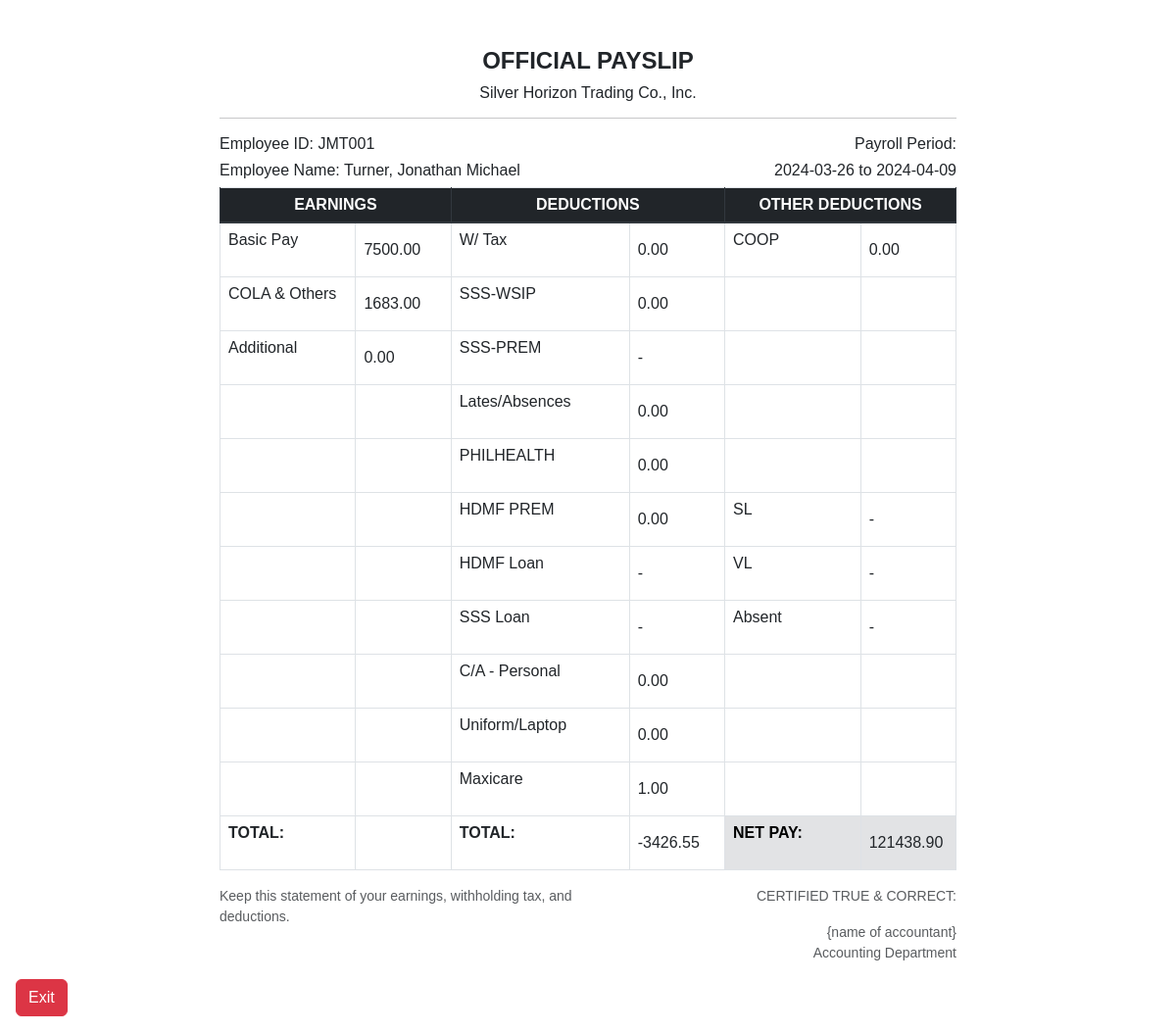
Screenshot of /payslip/1/1/ with the database file from the repository.
### payrollapp/models.py (models this page shows, shortened)
class Payslip_Transaction(models.Model):
    Transaction_ID = models.IntegerField(primary_key=True)
    Date_Distributed = models.DateField(blank=True, null=True)
    Start_Date = models.DateField(blank=True, null=True)
    End_Date = models.DateField(blank=True, null=True)
    Net_Pay = models.FloatField()
    Total_Deductions = models.FloatField()
    Absence_Deductions = models.FloatField()
    OT = models.FloatField()
    NightShift = models.FloatField()
    Holiday_Comp = models.FloatField()
    Employee_ID = models.ForeignKey(Employee, on_delete=models.CASCADE)
    SSS_Rate_ID = models.FloatField()
    PhilHealth_Rate_ID = models.FloatField()
    HDMF_Rate_ID = models.FloatField()
    WTAX_Rate_ID = models.FloatField()
    HMO_Rate_ID = models.FloatField()
    ULDeductions_Rate_ID = models.ForeignKey(UNIFORMLAPTOPDEDUCTIONS, on_delete=models.CASCADE)
    CA_Rate_ID = models.ForeignKey(CA, on_delete=models.CASCADE)
    COOP_Rate_ID = models.ForeignKey(COOP, on_delete=models.CASCADE)
    COLA_Rate_ID = models.ForeignKey(COLA, on_delete=models.CASCADE)
    AddtlEarning_Rate_ID = models.ForeignKey(ADDITIONAL_EARNINGS, on_delete=models.CASCADE)

class Employee(models.Model):
    Last_name = models.CharField(max_length=50)
    First_name = models.CharField(max_length=50)
    Middle_name = models.CharField(max_length=50, blank=True, null=True)
    id_number = models.CharField(max_length=6, primary_key=True)
    Status  = models.CharField(max_length=255)
    Department  = models.CharField(max_length=255)
    Role   = models.CharField(max_length=255)
    Join_Date = models.DateField(blank=True, null=True)
    Phone_Number = models.CharField(max_length=255)
    Email = models.CharField(max_length=255)
    BankNumber = models.CharField(max_length=255)
    Salary   = models.FloatField()
    Vacation_Leaves = models.IntegerField()
    Sick_Leaves = models.IntegerField()

class COOP(models.Model):
    COOP_ID = models.IntegerField(primary_key=True)
    COOP_Amount = models.IntegerField()

class COLA(models.Model):
    COLA_ID = models.IntegerField(primary_key=True)
    COLA_Amount = models.IntegerField()

class ADDITIONAL_EARNINGS(models.Model):
    AddtlEarning_ID = models.IntegerField(primary_key=True)
    Type = models.CharField(max_length=255)
    ADD_EARNINGS = models.IntegerField()

class CA(models.Model):
    CA_ID = models.IntegerField(primary_key=True)
    CA_Amount = models.IntegerField()

class UNIFORMLAPTOPDEDUCTIONS(models.Model):
    ULDeductions_ID = models.IntegerField(primary_key=True)
    Type = models.CharField(max_length=255)
    ULDeductions_Amount = models.IntegerField()

### payrollapp/views.py (the view)
# urls.py: path('payslip/<int:UID>/<str:TID>/', views.payslip, name='payslip'),
def payslip(request, UID, TID):
    user = get_object_or_404(USER_ACCOUNT, pk=UID)
    payrolls =  get_object_or_404(Payslip_Transaction, Transaction_ID=TID)#Swap to Payroll ID later
    employee = payrolls.Employee_ID
    name = employee.Last_name+', '+employee.First_name+' '+employee.Middle_name
    start = payrolls.Start_Date.strftime('%Y-%m-%d')
    end = payrolls.End_Date.strftime('%Y-%m-%d')
    return render(request, 'payrollapp/payslip.html', {'user':user, 'payrolls':payrolls, 'name':name, 'start':start, 'end':end})

### payrollapp/templates/payrollapp/payslip.html (shortened to what this page needs)
{% load static %}
{% load mathfilters %}
<html>
    <head>
        <link rel="stylesheet" href="https://cdn.jsdelivr.net/npm/bootstrap@4.0.0/dist/css/bootstrap.min.css">
        <link href="https://cdn.lineicons.com/4.0/lineicons.css" rel="stylesheet" />
        <link href="https://cdn.jsdelivr.net/npm/bootstrap@5.3.0-alpha3/dist/css/bootstrap.min.css" rel="stylesheet"
>
        <link rel="stylesheet" href="{% static '/bootstrap/css/style.css' %}">
        <link rel="stylesheet" href="https://fonts.cdnfonts.com/css/product-sans">
    </head>
    <div class="container mt-5" style="max-width: 800px; ">
    <div class="container">
        <div class="text-center">
            <h1><b>OFFICIAL PAYSLIP</b></h1>
            <h6>Silver Horizon Trading Co., Inc.</h6>
            <hr>
        </div>
        <div class="row">
            <div class="col-6">
                <h6>Employee ID: {{payrolls.Employee_ID.id_number}}</h6>
                <h6>Employee Name: {{name}}</h6>
            </div>
            <div class="col-6" style="text-align: right;">
                <h6>Payroll Period:</h6>
                <h6>{{start}} to {{end}}</h6>
            </div>
        </div>
        <div>
            <table class="table table-bordered">
                <thead class="thead-dark text-center">
                  <tr>
                    <th colspan="2" style="width:15%">EARNINGS</th>
                    <th colspan="2" style="width:15%">DEDUCTIONS</th>
                    <th colspan="2" style="width:15%">OTHER DEDUCTIONS</th>
                  </tr>
                </thead>
                <tbody>
                    <tr>
                        <td style="width:8%">Basic Pay</td>
                        <td style="width:7%"><input value='{{payrolls.Employee_ID.Salary|div:2|floatformat:2}}' readonly class="form-control-plaintext "></td>
                        <td style="width:8%">W/ Tax</td>
                        <td style="width:7%"><input value='{{payrolls.WTAX_Rate_ID|floatformat:2}}' readonly class="form-control-plaintext "></td>
                        <td style="width:8%">COOP</td>
                        <td style="width:7%"><input value='{{payrolls.COOP_Rate_ID.COOP_Amount|floatformat:2}}' readonly class="form-control-plaintext "></td>
                    </tr>
                    <tr>
                        <td style="width:8%">COLA & Others</td>
                        <td style="width:7%"><input value='{{payrolls.COLA_Rate_ID.COLA_Amount|add:payrolls.OT|add:payrolls.Holiday_Comp|floatformat:2}}' readonly class="form-control-plaintext "></td>
                        <td style="width:8%">SSS-WSIP</td>
                        <td style="width:7%"><input value='{{payrolls.SSS_Rate_ID|floatformat:2}}' readonly class="form-control-plaintext "></td>
                        <td style="width:8%"></td>
                        <td style="width:7%"></td>
                    </tr>
                    <tr>
                        <td style="width:8%">Additional</td>
                        <td style="width:7%"><input value='{{payrolls.AddtlEarning_Rate_ID.ADD_EARNINGS|floatformat:2}}' readonly class="form-control-plaintext "></td>
                        <td style="width:8%">SSS-PREM</td>
                        <td style="width:7%"><input value='-' readonly class="form-control-plaintext "></td>
                        <td style="width:8%"></td>
                        <td style="width:7%"></td>
                    </tr>
                    <tr>
                        <td style="width:8%"></td>
                        <td style="width:7%"></td>
                        <td style="width:8%">Lates/Absences</td>
                        <td style="width:7%"><input value='{{payrolls.Absence_Deductions|floatformat:2}}' readonly class="form-control-plaintext "></td>
                        <td style="width:8%"></td>
                        <td style="width:7%"></td>
                    </tr>
                    <tr>
                        <td style="width:8%"></td>
                        <td style="width:7%"></td>
                        <td style="width:8%">PHILHEALTH</td>
                        <td style="width:7%"><input value='{{payrolls.PhilHealth_Rate_ID|floatformat:2}}' readonly class="form-control-plaintext "></td>
                        <td style="width:8%"></td>
                        <td style="width:7%"></td>
                    </tr>
                    <tr>
                        <td style="width:8%"></td>
                        <td style="width:7%"></td>
                        <td style="width:8%">HDMF PREM</td>
                        <td style="width:7%"><input value='{{payrolls.HDMF_Rate_ID|floatformat:2}}' readonly class="form-control-plaintext "></td>
                        <td style="width:8%">SL</td>
                        <td style="width:7%"><input value='-' readonly class="form-control-plaintext "></td>
                    </tr>
                    <tr>
                        <td style="width:8%"></td>
                        <td style="width:7%"></td>
                        <td style="width:8%">HDMF Loan</td>
                        <td style="width:7%"><input value='-' readonly class="form-control-plaintext "></td>
                        <td style="width:8%">VL</td>
                        <td style="width:7%"><input value='-' readonly class="form-control-plaintext "></td>
                    </tr>
                    <tr>
                        <td style="width:8%"></td>
                        <td style="width:7%"></td>
                        <td style="width:8%">SSS Loan</td>
                        <td style="width:7%"><input value='-' readonly class="form-control-plaintext "></td>
                        <td style="width:8%">Absent</td>
                        <td style="width:7%"><input value=- readonly class="form-control-plaintext "></td>
                    </tr>
                    <tr>
                        <td style="width:8%"></td>
                        <td style="width:7%"></td>
                        <td style="width:8%">C/A - Personal</td>
                        <td style="width:7%"><input value='{{payrolls.CA_Rate_ID.CA_Amount|floatformat:2}}' readonly class="form-control-plaintext "></td>
                        <td style="width:8%"></td>
                        <td style="width:7%"></td>
                    </tr>
                    <tr>
                        <td style="width:8%"></td>
                        <td style="width:7%"></td>
                        <td style="width:8%">Uniform/Laptop</td>
                        <td style="width:7%"><input value='{{payrolls.ULDeductions_Rate_ID.ULDeductions_Amount|floatformat:2}}' readonly class="form-control-plaintext "></td>
                        <td style="width:8%"></td>
                        <td style="width:7%"></td>
                    </tr>
                    <tr>
                        <td style="width:8%"></td>
                        <td style="width:7%"></td>
                        <td style="width:8%">Maxicare</td>
                        <td style="width:7%"><input value='{{payrolls.HMO_Rate_ID|floatformat:2}}' readonly class="form-control-plaintext "></td>
                        <td style="width:8%"></td>
                        <td style="width:7%"></td>
                    </tr>
                    <tr>
                        <td style="width:8%"><b>TOTAL:</b></td>
                        <td style="width:7%"><input value='' readonly class="form-control-plaintext "></td>
                        <td style="width:8%"><b>TOTAL:</b></td>
                        <td style="width:7%"><input value='{{payrolls.Total_Deductions|floatformat:2}}' readonly class="form-control-plaintext "></td>
                        <td class="table-secondary" style="width:8%"><b>NET PAY:</b></td>
                        <td class="table-secondary" style="width:7%"><input value='{{payrolls.Net_Pay|floatformat:2}}' readonly class="form-control-plaintext "></td>
                    </tr>
                </tbody>
            </table>
        </div>
        <div class="row">
            <div class="col-6">
                <p><small class="text-muted">Keep this statement of your earnings, withholding tax, and deductions.</small></p>
            </div>
            <div class="col-6" style="text-align: right;">
                <p><small class="text-muted">CERTIFIED TRUE & CORRECT:</small></p>
                <small class="text-muted">{name of accountant}<br></small>
                <small class="text-muted">Accounting Department</small>
            </div>
        </div>
    </div>
    </div>
    <div class="back-button">
        <a class="btn btn-danger mx-3 my-3" href="{% url 'payroll_breakdown' UID=user.pk TID=payrolls.Transaction_ID %}" type="button">Exit</a>
    </div>
</html>

### rows the page displays
Payslip_Transaction: Employee_ID.id_number "JMT001", Employee_ID.Salary|div "7500.00", WTAX_Rate_ID "0.00", COOP_Rate_ID.COOP_Amount "0.00", COLA_Rate_ID.COLA_Amount|add "1683.00", SSS_Rate_ID "0.00", AddtlEarning_Rate_ID.ADD_EARNINGS "0.00", Absence_Deductions "0.00", PhilHealth_Rate_ID "0.00", HDMF_Rate_ID "0.00", CA_Rate_ID.CA_Amount "0.00", ULDeductions_Rate_ID.ULDeductions_Amount "0.00", HMO_Rate_ID "1.00", Total_Deductions "-3426.55", Net_Pay "121438.90"

### other values shown
{{ name }} "Turner, Jonathan Michael"
{{ start }} "2024-03-26"
{{ end }} "2024-04-09"
